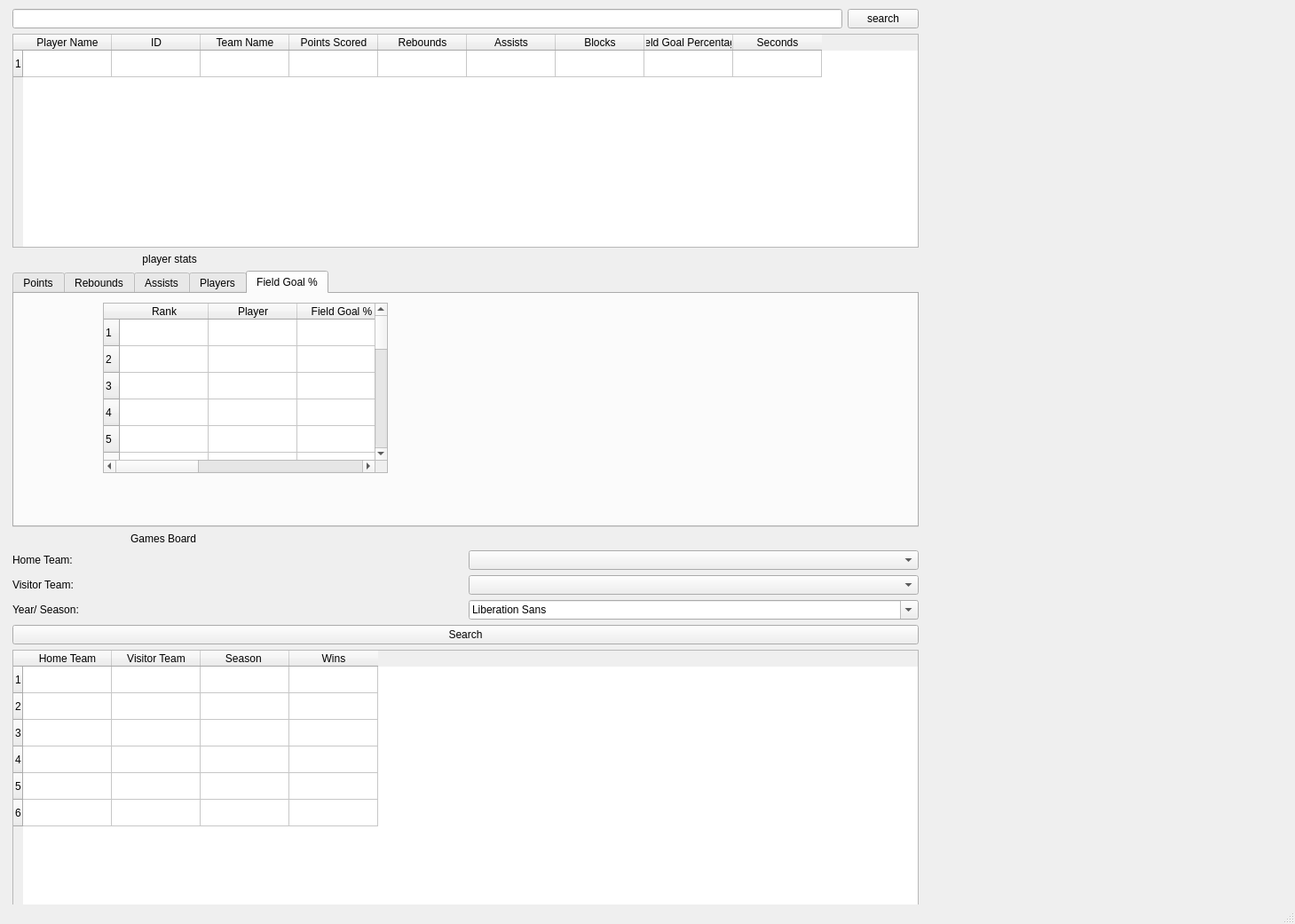
<?xml version="1.0" encoding="UTF-8"?>
<ui version="4.0">
 <class>MainWindow</class>
 <widget class="QMainWindow" name="MainWindow">
  <property name="geometry">
   <rect>
    <x>0</x>
    <y>0</y>
    <width>1459</width>
    <height>1041</height>
   </rect>
  </property>
  <property name="windowTitle">
   <string>MainWindow</string>
  </property>
  <widget class="QWidget" name="centralwidget">
   <widget class="QWidget" name="layoutWidget">
    <property name="geometry">
     <rect>
      <x>14</x>
      <y>10</y>
      <width>1021</width>
      <height>1011</height>
     </rect>
    </property>
    <layout class="QVBoxLayout" name="verticalLayout_2">
     <item>
      <layout class="QVBoxLayout" name="verticalLayout">
       <item>
        <layout class="QHBoxLayout" name="horizontalLayout_4">
         <item>
          <widget class="QLineEdit" name="Player_name"/>
         </item>
         <item>
          <widget class="QPushButton" name="SearchPlayer">
           <property name="text">
            <string>search</string>
           </property>
          </widget>
         </item>
        </layout>
       </item>
       <item>
        <widget class="QTableWidget" name="player_info">
         <property name="rowCount">
          <number>1</number>
         </property>
         <property name="columnCount">
          <number>9</number>
         </property>
         <row/>
         <column>
          <property name="text">
           <string>Player Name</string>
          </property>
         </column>
         <column>
          <property name="text">
           <string>ID</string>
          </property>
         </column>
         <column>
          <property name="text">
           <string>Team Name</string>
          </property>
         </column>
         <column>
          <property name="text">
           <string>Points Scored</string>
          </property>
         </column>
         <column>
          <property name="text">
           <string>Rebounds</string>
          </property>
         </column>
         <column>
          <property name="text">
           <string>Assists</string>
          </property>
         </column>
         <column>
          <property name="text">
           <string>Blocks</string>
          </property>
         </column>
         <column>
          <property name="text">
           <string>Field Goal Percentage</string>
          </property>
         </column>
         <column>
          <property name="text">
           <string>Seconds</string>
          </property>
         </column>
        </widget>
       </item>
       <item>
        <widget class="QLabel" name="label_2">
         <property name="text">
          <string>                                            player stats</string>
         </property>
        </widget>
       </item>
      </layout>
     </item>
     <item>
      <widget class="QTabWidget" name="Reboundstab">
       <property name="currentIndex">
        <number>4</number>
       </property>
       <widget class="QWidget" name="players_2">
        <attribute name="title">
         <string>Points</string>
        </attribute>
        <widget class="QTableWidget" name="tableWidget_3">
         <property name="geometry">
          <rect>
           <x>100</x>
           <y>10</y>
           <width>321</width>
           <height>192</height>
          </rect>
         </property>
         <property name="rowCount">
          <number>20</number>
         </property>
         <property name="columnCount">
          <number>6</number>
         </property>
         <row/>
         <row/>
         <row/>
         <row/>
         <row/>
         <row/>
         <row/>
         <row/>
         <row/>
         <row/>
         <row/>
         <row/>
         <row/>
         <row/>
         <row/>
         <row/>
         <row/>
         <row/>
         <row/>
         <row/>
         <column>
          <property name="text">
           <string>Rank</string>
          </property>
         </column>
         <column>
          <property name="text">
           <string>Player</string>
          </property>
         </column>
         <column>
          <property name="text">
           <string>Points</string>
          </property>
         </column>
         <column/>
         <column/>
         <column/>
        </widget>
       </widget>
       <widget class="QWidget" name="tab_4">
        <attribute name="title">
         <string>Rebounds</string>
        </attribute>
        <widget class="QTableWidget" name="tableWidget_4">
         <property name="geometry">
          <rect>
           <x>100</x>
           <y>10</y>
           <width>321</width>
           <height>192</height>
          </rect>
         </property>
         <property name="rowCount">
          <number>20</number>
         </property>
         <property name="columnCount">
          <number>6</number>
         </property>
         <row/>
         <row/>
         <row/>
         <row/>
         <row/>
         <row/>
         <row/>
         <row/>
         <row/>
         <row/>
         <row/>
         <row/>
         <row/>
         <row/>
         <row/>
         <row/>
         <row/>
         <row/>
         <row/>
         <row/>
         <column>
          <property name="text">
           <string>Rank</string>
          </property>
         </column>
         <column>
          <property name="text">
           <string>Player</string>
          </property>
         </column>
         <column>
          <property name="text">
           <string>Rebounds</string>
          </property>
         </column>
         <column/>
         <column/>
         <column/>
        </widget>
       </widget>
       <widget class="QWidget" name="tab_5">
        <attribute name="title">
         <string>Assists</string>
        </attribute>
        <widget class="QTableWidget" name="tableWidget_5">
         <property name="geometry">
          <rect>
           <x>105</x>
           <y>10</y>
           <width>321</width>
           <height>192</height>
          </rect>
         </property>
         <property name="rowCount">
          <number>20</number>
         </property>
         <property name="columnCount">
          <number>6</number>
         </property>
         <row/>
         <row/>
         <row/>
         <row/>
         <row/>
         <row/>
         <row/>
         <row/>
         <row/>
         <row/>
         <row/>
         <row/>
         <row/>
         <row/>
         <row/>
         <row/>
         <row/>
         <row/>
         <row/>
         <row/>
         <column>
          <property name="text">
           <string>Rank</string>
          </property>
         </column>
         <column>
          <property name="text">
           <string>Player</string>
          </property>
         </column>
         <column>
          <property name="text">
           <string>Assists</string>
          </property>
         </column>
         <column/>
         <column/>
         <column/>
        </widget>
       </widget>
       <widget class="QWidget" name="rebounds">
        <property name="enabled">
         <bool>true</bool>
        </property>
        <property name="font">
         <font>
          <pointsize>28</pointsize>
         </font>
        </property>
        <attribute name="title">
         <string>Players</string>
        </attribute>
        <widget class="QTableWidget" name="tableWidget">
         <property name="geometry">
          <rect>
           <x>150</x>
           <y>10</y>
           <width>211</width>
           <height>192</height>
          </rect>
         </property>
         <property name="rowCount">
          <number>5</number>
         </property>
         <property name="columnCount">
          <number>4</number>
         </property>
         <attribute name="horizontalHeaderCascadingSectionResizes">
          <bool>true</bool>
         </attribute>
         <row/>
         <row/>
         <row/>
         <row/>
         <row/>
         <column>
          <property name="text">
           <string>Player</string>
          </property>
         </column>
         <column>
          <property name="text">
           <string>Team</string>
          </property>
         </column>
         <column/>
         <column/>
        </widget>
       </widget>
       <widget class="QWidget" name="tab_3">
        <attribute name="title">
         <string>Field Goal %</string>
        </attribute>
        <widget class="QTableWidget" name="tableWidget_6">
         <property name="geometry">
          <rect>
           <x>100</x>
           <y>10</y>
           <width>321</width>
           <height>192</height>
          </rect>
         </property>
         <property name="rowCount">
          <number>20</number>
         </property>
         <property name="columnCount">
          <number>6</number>
         </property>
         <row/>
         <row/>
         <row/>
         <row/>
         <row/>
         <row/>
         <row/>
         <row/>
         <row/>
         <row/>
         <row/>
         <row/>
         <row/>
         <row/>
         <row/>
         <row/>
         <row/>
         <row/>
         <row/>
         <row/>
         <column>
          <property name="text">
           <string>Rank</string>
          </property>
         </column>
         <column>
          <property name="text">
           <string>Player</string>
          </property>
         </column>
         <column>
          <property name="text">
           <string>Field Goal %</string>
          </property>
         </column>
         <column/>
         <column/>
         <column/>
        </widget>
       </widget>
      </widget>
     </item>
     <item>
      <widget class="QLabel" name="label">
       <property name="text">
        <string>                                        Games Board</string>
       </property>
      </widget>
     </item>
     <item>
      <layout class="QHBoxLayout" name="horizontalLayout">
       <item>
        <widget class="QLabel" name="label_3">
         <property name="text">
          <string>Home Team:</string>
         </property>
        </widget>
       </item>
       <item>
        <widget class="QComboBox" name="comboBox"/>
       </item>
      </layout>
     </item>
     <item>
      <layout class="QHBoxLayout" name="horizontalLayout_2">
       <item>
        <widget class="QLabel" name="label_4">
         <property name="text">
          <string>Visitor Team:</string>
         </property>
        </widget>
       </item>
       <item>
        <widget class="QComboBox" name="comboBox_2"/>
       </item>
      </layout>
     </item>
     <item>
      <layout class="QHBoxLayout" name="horizontalLayout_3">
       <item>
        <widget class="QLabel" name="label_5">
         <property name="text">
          <string>Year/ Season:</string>
         </property>
        </widget>
       </item>
       <item>
        <widget class="QFontComboBox" name="fontComboBox"/>
       </item>
      </layout>
     </item>
     <item>
      <widget class="QPushButton" name="pushButton_2">
       <property name="text">
        <string>Search</string>
       </property>
      </widget>
     </item>
     <item>
      <widget class="QTableWidget" name="tableWidget_2">
       <property name="rowCount">
        <number>6</number>
       </property>
       <property name="columnCount">
        <number>4</number>
       </property>
       <property name="Home Team" stdset="0">
        <string/>
       </property>
       <property name="Visitor Team" stdset="0">
        <string/>
       </property>
       <attribute name="horizontalHeaderVisible">
        <bool>true</bool>
       </attribute>
       <attribute name="horizontalHeaderCascadingSectionResizes">
        <bool>false</bool>
       </attribute>
       <row/>
       <row/>
       <row/>
       <row/>
       <row/>
       <row/>
       <column>
        <property name="text">
         <string>Home Team</string>
        </property>
       </column>
       <column>
        <property name="text">
         <string>Visitor Team</string>
        </property>
       </column>
       <column>
        <property name="text">
         <string>Season </string>
        </property>
       </column>
       <column>
        <property name="text">
         <string>Wins</string>
        </property>
       </column>
      </widget>
     </item>
    </layout>
   </widget>
  </widget>
  <widget class="QMenuBar" name="menubar">
   <property name="geometry">
    <rect>
     <x>0</x>
     <y>0</y>
     <width>1459</width>
     <height>42</height>
    </rect>
   </property>
  </widget>
  <widget class="QStatusBar" name="statusbar"/>
 </widget>
 <resources/>
 <connections/>
</ui>
